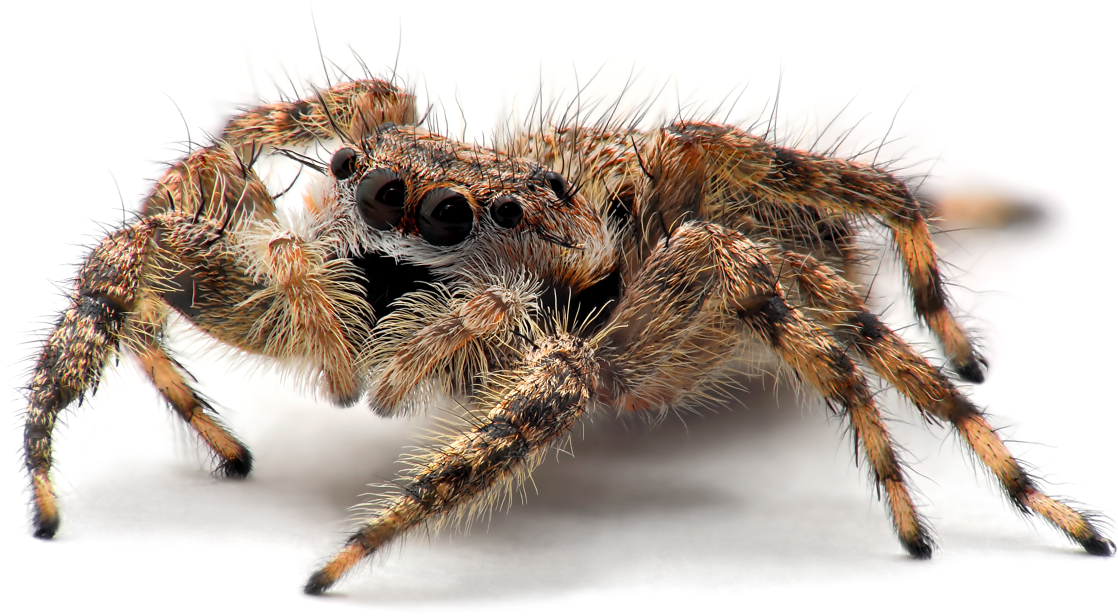
#> input picture images/PlatycryptusUndatusFemale.jpg, 3354 x 1848 px (shown at 1/3 size)
$ python recon1_bayer_rgb.py
#> lines starting #> are read from the running program, lines starting #| are printed output that depends on the picture
### filter_array_recon_lib.py
from numpy import *
import matplotlib.pyplot as plt
import matplotlib.cm as cm
from imageio import imread
from numpy.fft import fft2, ifft2, fftshift, ifftshift, fftfreq
from scipy.ndimage import gaussian_filter, uniform_filter
from skimage.transform import resize
import matplotlib.pyplot as plt
import struct

## Use image origin at bottom left.
import matplotlib as mpl
mpl.rcParams['image.origin'] = 'lower'

## ============================================================
def iseven(x):
    return (x % 2 == 0)

## ============================================================
def isodd(x):
    return (x % 2 != 0)

## ===============================================================================================
# [38 lines left out: functions is_number, image_binning, image_blur, not called in this run]

## ============================================================
def draw_bayer_fft_circles(Nx,Ny, normalize=False):
    ## Draw circles (or ellipses, if Nx != Ny).

    (Px,Py) = (Nx//2, Ny//2)
    (Mx,My) = (Px//2, Py//2)

    if normalize:
        radius = 0.5
        cen1 = ( 0, 0)
        cen2 = ( 1, 0)
        cen3 = (-1, 0)
        cen4 = ( 0,-1)
        cen5 = ( 0, 1)
        cen6 = ( 1, 1)
        cen7 = (-1,-1)
        cen8 = (-1, 1)
        cen9 = ( 1,-1)
    else:
        radius = Px-Mx
        cen1 = ((Nx-1)/2, (Ny-1)/2)
        cen2 = (Nx-1, (Ny-1)/2)
        cen3 = (0.0, (Ny-1)/2)
        cen4 = ((Nx-1)/2, 0.0)
        cen5 = ((Nx-1)/2, (Ny-1))
        cen6 = ((Nx-1), (Ny-1))
        cen7 = (0.0, 0.0)
        cen8 = (0.0, (Ny-1))
        cen9 = ((Nx-1), 0.0)

    thetas = linspace(0.0, 2.0*pi, 200)
    x1 = cen1[1] + radius * cos(thetas)
    y1 = cen1[0] + radius * sin(thetas)

    thetas = linspace(pi, 2.0*pi, 100)
    x2 = cen2[1] + radius * cos(thetas)
    y2 = cen2[0] + radius * sin(thetas)

    thetas = linspace(0.0, pi, 100)
    x3 = cen3[1] + radius * cos(thetas)
    y3 = cen3[0] + radius * sin(thetas)

    thetas = linspace(3.0*pi/2.0, 5.0*pi/2.0, 100)
    x4 = cen4[1] + radius * cos(thetas)
    y4 = cen4[0] + radius * sin(thetas)

    thetas = linspace(pi/2.0, 3.0*pi/2.0, 100)
    x5 = cen5[1] + radius * cos(thetas)
    y5 = cen5[0] + radius * sin(thetas)

    thetas = linspace(pi, 3.0*pi/2.0, 100)
    x6 = cen6[1] + radius * cos(thetas)
    y6 = cen6[0] + radius * sin(thetas)

    thetas = linspace(0.0, pi/2.0, 100)
    x7 = cen7[1] + radius * cos(thetas)
    y7 = cen7[0] + radius * sin(thetas)

    thetas = linspace(pi/2.0, pi, 100)
    x8 = cen8[1] + radius * cos(thetas)
    y8 = cen8[0] + radius * sin(thetas)

    thetas = linspace(3.0*pi/2.0, 2.0*pi, 100)
    x9 = cen9[1] + radius * cos(thetas)
    y9 = cen9[0] + radius * sin(thetas)

    plt.plot(x1, y1, 'k-', lw=3)
    plt.plot(x2, y2, 'b-', lw=3)
    plt.plot(x3, y3, 'b-', lw=3)
    plt.plot(x4, y4, 'r-', lw=3)
    plt.plot(x5, y5, 'r-', lw=3)
    plt.plot(x6, y6, 'g-', lw=3)
    plt.plot(x7, y7, 'g-', lw=3)
    plt.plot(x8, y8, 'g-', lw=3)
    plt.plot(x9, y9, 'g-', lw=3)

    return

## ============================================================
# [46 lines left out: function draw_monopol_fft_circles, not called in this run]

## ============================================================
def closest_n_divisible_by_m(n, m):
    ## Find the number closest to n and divisible by m.
    q = int(n / m)

    ## n1 = first possible closest number, n2 = secon possible number. Then check which one to use.
    n1 = m * q

    if((n * m) > 0) :
        n2 = (m * (q + 1))
    else :
        n2 = (m * (q - 1))

    ## If the statement below is true, then n1 is the number we want.
    if (abs(n - n1) < abs(n - n2)) :
        res = n1
    else:
        res = n2

    ## If the result is larger than n, then subtract m to get the nearest lower value.
    if (res > n):
        res -= m

    return(res)

## ============================================================
def evencrop(input_img, verbose=False):
    ## Crop pixels from an image until its dimensions reach an even factor of 2 (a factor of 8 to be precise).

    img = array(input_img)
    (Nx,Ny,_) = img.shape

    new_Nx = closest_n_divisible_by_m(Nx, 8)
    new_Ny = closest_n_divisible_by_m(Ny, 8)

    if (new_Nx != Nx):
        img = img[0:new_Nx,:,:]
    if (new_Ny != Ny):
        img = img[:,0:new_Ny,:]

    if verbose:
        print(f'Cropping original (Nx,Ny)=({Nx},{Ny}) to ({new_Nx},{new_Ny})')

    return(img)

## ============================================================
def naive_bayer_recon(raw_img, origin='G', upsample=False):
    ## From a Bayer-sampled raw image, map every other pixel into the output registered color image (i.e. datacube).
    ## This will produce an image that is half the size of the original. However, if choosing "upsample=True", then
    ## the algorithm is followed by a 2x upsampling step to recover the original image size. (Which makes comparison
    ## far easier!)

    (Nx,Ny) = raw_img.shape
    out = zeros((Nx//2,Ny//2,3), raw_img.dtype)
    (Nx_out,Ny_out,_) = out.shape

    if (origin == 'G'):
        red = raw_img[1::2,0::2]
        green1 = raw_img[0::2,0::2]
        green2 = raw_img[1::2,1::2]
        blue = raw_img[0::2,1::2]
    elif (origin == 'R'):
        red = raw_img[0::2,0::2]
        green1 = raw_img[0::2,1::2]
        green2 = raw_img[1::2,0::2]
        blue = raw_img[1::2,1::2]

    if (red.shape != out.shape):
        red = red[:Nx_out,:Ny_out]
    if (green1.shape != out.shape):
        green1 = green1[:Nx_out,:Ny_out]
    if (green2.shape != out.shape):
        green2 = green2[:Nx_out,:Ny_out]
    if (blue.shape != out.shape):
        blue = blue[:Nx_out,:Ny_out]

    out[:,:,0] = red
    out[:,:,1] = ((float32(green1) + float32(green2)) / 2.0).astype(raw_img.dtype)
    out[:,:,2] = blue

    ## Naive-sampling will naturally lead to having half as many pixels as the original image had.
    ## If we then upsample by a factor of two, then we can recover the original image size.
    if upsample:
        out = resize(out, (Nx,Ny,3), preserve_range=True)

    return(out)

## ============================================================
def generate_bayer_modulation_functions(Nx, Ny, origin='G', show=False):
    ## Generate the three sampling modulation functions for the Bayer color filter array.
    (mm,nn) = indices((Nx,Ny))

    if (origin == 'R'):     ## red is at the origin pixel
        mu_r = 0.25 * (1.0 + cos(pi * mm)) * (1.0 + cos(pi * nn))
        mu_g = 0.5 * (1.0 - cos(pi * mm) * cos(pi * nn))
        mu_b = 0.25 * (1.0 - cos(pi * mm)) * (1.0 - cos(pi * nn))
    elif (origin == 'G'):   ## green is at the origin pixel
        mu_r = 0.25 * (1.0 - cos(pi * mm)) * (1.0 + cos(pi * nn))
        mu_g = 0.5 * (1.0 + cos(pi * mm) * cos(pi * nn))
        mu_b = 0.25 * (1.0 + cos(pi * mm)) * (1.0 - cos(pi * nn))

    if show:
        plt.figure('mu_r[:6,:6]')
        plt.imshow(mu_r[:6,:6])
        plt.colorbar()

        plt.figure('mu_g[:6,:6]')
        plt.imshow(mu_g[:6,:6])
        plt.colorbar()

        plt.figure('mu_b[:6,:6]')
        plt.imshow(mu_b[:6,:6])
        plt.colorbar()

        mu_all = zeros((Nx,Ny,3), 'uint8')
        mu_all[abs(mu_r - 1.0) < 0.1, 0] = 255
        mu_all[abs(mu_g - 1.0) < 0.1, 1] = 255
        mu_all[abs(mu_b - 1.0) < 0.1, 2] = 255

        plt.figure('mu_all[:6,:6]')
        plt.imshow(mu_all[:6,:6])

    return(mu_r, mu_g, mu_b)

## ============================================================
def generate_sampled_image_from_datacube(dcb, sampling_functions, zoom_region=None, show=False):
    ## Given an input registered color image (i.e. a datacube), sample each color plane of the input to simulate
    ## a Bayer-filter-sampled raw image.

    nfunc = len(sampling_functions)
    (Nx,Ny,_) = dcb.shape
    sampled_img = zeros((Nx,Ny), 'float32')
    zoombox = zoom_region

    ## The three "sampling_functions" are for the R, G, and B pixels.
    for i in range(nfunc):
        sampled_img += dcb[:,:,i] * sampling_functions[i]

    if show:
        plt.figure('raw_sampled_img')
        plt.imshow(sampled_img)
        plt.colorbar()

        color_sampled_img = zeros((Nx,Ny,nfunc), 'uint8')
        for i in range(nfunc):
            color_sampled_img[:,:,i] = dcb[:,:,i] * sampling_functions[i]

        plt.figure('color-coded_sampled_img')
        plt.imshow(color_sampled_img)

        if zoom_region is not None:
            plt.figure('color-coded_sampled_img_zoom')
            plt.imshow(color_sampled_img[zoombox[0]:zoombox[1],zoombox[2]:zoombox[3]])
            plt.axis('off')

    return(uint8(sampled_img))

## ============================================================
def fourier_bayer_recon(raw_img, origin='G', masktype='rect', show=False):
    ## Use the Fourier shift-and-mask approach to reconstructing the Bayer-sampled image.

    fft_img = fftshift(fft2(raw_img))
    (Nx,Ny) = fft_img.shape
    print('Nx,Ny=', Nx, Ny)

    mask = create_mask_function(Nx, Ny, Nx//2, Ny//2, masktype=masktype, show=False)
    (Px,Py) = (Nx//2, Ny//2)

    ## Here is the Fourier reconstruction code. We shift the Fourier-domain image, mask it, then inverse transform.
    ## Finally, we combine the channels to reconstruct individual color channels from the luminance and chrominance
    ## images.
    c00 = real(ifft2(ifftshift(fft_img * mask)))
    c01 = real(ifft2(ifftshift(roll(fft_img, -Px, axis=0) * mask)))
    c10 = real(ifft2(ifftshift(roll(fft_img, -Py, axis=1) * mask)))
    c11 = real(ifft2(ifftshift(roll(roll(fft_img, -Py, axis=1), -Px, axis=0) * mask)))

    if (origin == 'R'):     ## red at (0,0)
        R = c00 + c11 + c01 - c10
        G = c00 - c11
        B = c00 + c11 - c01 + c10
    elif (origin == 'G'):   ## green at (0,0)
        R = c00 - c11 - c01 + c10
        G = c00 + c11
        B = c00 - c11 + c01 - c10

    ## Finally, insert the three color planes into a single integrated color image (i.e. "datacube").
    out = zeros((Nx,Ny,3), 'float32')
    out[:,:,0] = R
    out[:,:,1] = G
    out[:,:,2] = B

    if show:
        ## If we use "f2abs = log1p(abs(fft_img))" then we may get divide-by-zero warnings. To prevent this, use "where".
        f2abs = log1p(abs(fft_img))
        plt.figure('log1p(abs(fft_img))')
        plt.imshow(f2abs, extent=[-1,1,-1,1], vmin=0, vmax=17, aspect='auto')
        plt.xticks([-1,-0.5,0,0.5,1], ['-1','-1/2','0','1/2','1'])
        plt.yticks([-1,-0.5,0,0.5,1], ['-1','-1/2','0','1/2','1'])
        plt.xlabel('x-axis frequencies (Nyquist units)')
        plt.ylabel('y-axis frequencies (Nyquist units)')
        plt.colorbar()

        ## The lines showing where the cross-sections are taken from.
        plt.plot([-1.0,1.0], [0.0,0.0], 'r--')
        plt.plot([0.0,0.0], [-1.0,1.0], 'b--')
        plt.plot([-1.0,1.0], [-1.0,1.0], 'g--')

        ## Next draw circles around the center of each channel.
        draw_bayer_fft_circles(Nx,Ny, normalize=True)

        ## Get the pixels along the image diagonal, so we can take a diagonal cross-section.
        (mm,nn) = indices((Nx,Ny))
        r = sqrt((mm-(Nx/2.0))**2 + (nn-(Ny/2.0))**2)
        diagonal_line_mask = (mm == uint(nn * Nx / Ny))
        Ndiag = sum(diagonal_line_mask)
        diag_dist = r[diagonal_line_mask]
        diag_dist[arange(Ndiag) < (Ndiag/2)] *= -1.0

        plt.figure('abs(fft_img)_cross-section')
        plt.plot(arange(Ny)-(Ny/2), f2abs[Nx//2,:], alpha=0.75, label='horiz slice')
        plt.plot(arange(Nx)-(Nx/2), f2abs[:,Ny//2], alpha=0.75, label='vert slice')
        plt.plot(diag_dist, f2abs[diagonal_line_mask], alpha=0.75, label='diag slice')
        plt.xlabel('pixel distance along frequency axis')
        plt.ylabel('Fourier domain absolute value (log scale)')
        plt.legend()

        plt.figure('fourier_domain_mask')
        ax = plt.axes(projection='3d')
        (xx,yy) = float32(indices((Nx,Ny)))
        xx -= Nx / 2
        yy -= Ny / 2
        xx /= Nx / 2
        yy /= Ny / 2
        ax.plot_wireframe(xx, yy, mask, lw=0.75)
        ax.set_zlim((0.0,1.0))

    return(out)

## ===============================================================================================
# [29 lines left out: function read_sony_binary_image, not called in this run]

## ============================================================
def truncate_rgb_float_to_uint8(floatimg):
    rgb_img = array(floatimg)
    rgb_img[rgb_img > 255.0] = 255.0
    rgb_img[rgb_img < 0.0] = 0.0
    rgb_img = uint8(rgb_img)
    return(rgb_img)

## ============================================================
# [536 lines left out: functions draw_quadbayer_fft_circles, generate_quadbayer_modulation_functions, naive_quadbayer_recon, fourier_quadbayer_recon, simulate_quadbayer_rawimg_from_dcb, read_binary_image and 4 more, not called in this run]

## ===============================================================================================
def create_mask_function(Nx, Ny, Mx, My, masktype, show=False):
    (Px,Py) = (Nx//2, Ny//2)
    mask = zeros((Nx,Ny), 'float32')

    if (masktype == 'rect'):
        mask[Px-(Mx//2):Px+(Mx//2), Py-(My//2):Py+(My//2)] = 1.0
        return(mask)
    elif (masktype == 'hanning'):
        wx = hanning(Mx)
        wy = hanning(My)
    elif (masktype == 'hamming'):
        wx = hamming(Mx)
        wy = hamming(My)
    elif (masktype == 'blackman'):
        wx = blackman(Mx)
        wy = blackman(My)
    elif (masktype == 'supergauss'):
        from scipy import signal
        wx = signal.general_gaussian(Mx, p=3.0, sig=Mx/2.9)
        wy = signal.general_gaussian(My, p=3.0, sig=My/2.9)

    window2d = outer(wx,wy)
    mask[Px-(Mx//2):Px+(Mx//2), Py-(My//2):Py+(My//2)] = window2d

    if show:
        plt.figure('window_function_1d')
        plt.plot(linspace(-(Mx//2),+(Mx//2)-1,Mx), wx)
        plt.plot(linspace(-(My//2),+(My//2)-1,My), wy)

        (xx,yy) = indices((Nx,Ny))
        plt.figure('window_function_2d')
        ax = plt.axes(projection='3d')
        ax.plot_wireframe(xx, yy, mask, lw=0.75)

    return(mask)

## ===========================================================================================
# [249 lines left out: functions naive_rgbpol_recon, calc_normstokes, fourier_rgbpol_recon, draw_rgbpol_fft_circles, not called in this run]

### recon1_bayer_rgb.py
from numpy import *
import matplotlib.pyplot as plt
import matplotlib.cm as cm
from imageio import imread
import matplotlib.pyplot as plt
import filter_array_recon_lib as far

## Use image origin at bottom left.
import matplotlib as mpl
mpl.rcParams['image.origin'] = 'lower'

show_mod_figures = False
show_fourier_figures = True
binning = 1     ## '1' means no binning
blurring = 0    ## '0' means no blurring
origin = ['G', 'R'][0] ## G at (0,0), or R at (0,0)
window_function = ['rect','hanning','hamming','blackman','supergauss'][4]

filename = ['autumn_tree.jpg', 'spectrum.png', 'PlatycryptusUndatusFemale.jpg'][2]
img = imread('./images/'+filename)[::-1,:,:]        ## flip up-down to correct for origin at bottomleft

## Ensure that the image has dimensions with an even number of pixels.
if (binning > 1):
    img = far.image_binning(img)
img = far.evencrop(img)
(Nx,Ny,_) = img.shape
#> Nx = 1848; Ny = 3352

plt.figure('original_img')
plt.imshow(array(img))

#zoombox = [880,1080,1430,1630]     ## PlatycryptusUndatusFemale.jpg
#zoombox = [580,720,1220,1440]     ## PlatycryptusUndatusFemale.jpg
zoombox = [880,1080,1280,1480]     ## PlatycryptusUndatusFemale.jpg
if (binning > 1):
    zoombox = array(zoombox) // 2
plt.plot([zoombox[2],zoombox[3],zoombox[3],zoombox[2],zoombox[2]], [zoombox[0],zoombox[0],zoombox[1],zoombox[1],zoombox[0]], '-', color=[0,1,0], lw=3)

plt.figure('img_zoom')
plt.imshow(img[zoombox[0]:zoombox[1],zoombox[2]:zoombox[3],:])
plt.axis('off')

mu_funcs = far.generate_bayer_modulation_functions(Nx, Ny, origin, show=show_mod_figures)
raw_img = far.generate_sampled_image_from_datacube(img, mu_funcs, zoom_region=zoombox, show=True)
#> after the loop in generate_sampled_image_from_datacube, `for i in range(nfunc):`:
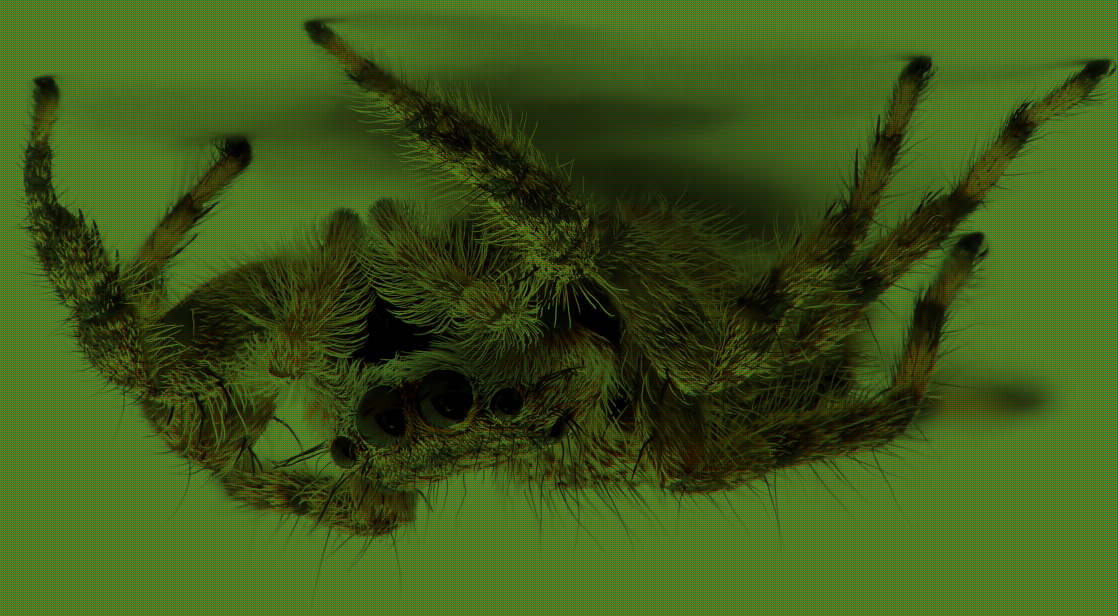
#> color_sampled_img: shape (1848, 3352, 3) (shown at 1/3 size); mean R, G, B 48.7, 91.6, 43.6
fourier_recon_float = far.fourier_bayer_recon(raw_img, masktype=window_function, show=show_fourier_figures)
#| Nx,Ny= 1848 3352
fourier_recon = far.truncate_rgb_float_to_uint8(fourier_recon_float)
naive_recon_float = far.naive_bayer_recon(raw_img, origin=origin, upsample=True)
#> in naive_bayer_recon, `blue = raw_img[0::2,1::2]`:
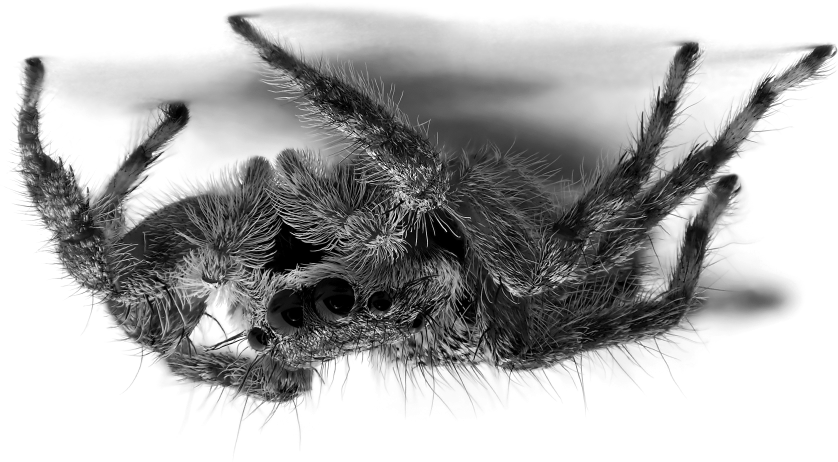
#> blue: shape (924, 1676) (shown at 1/2 size); min 0, max 255, mean 174.3
#> in naive_bayer_recon, `out[:,:,1] = ((float32(green1) + float32(green2)) / 2.0).astype(raw_im..`:
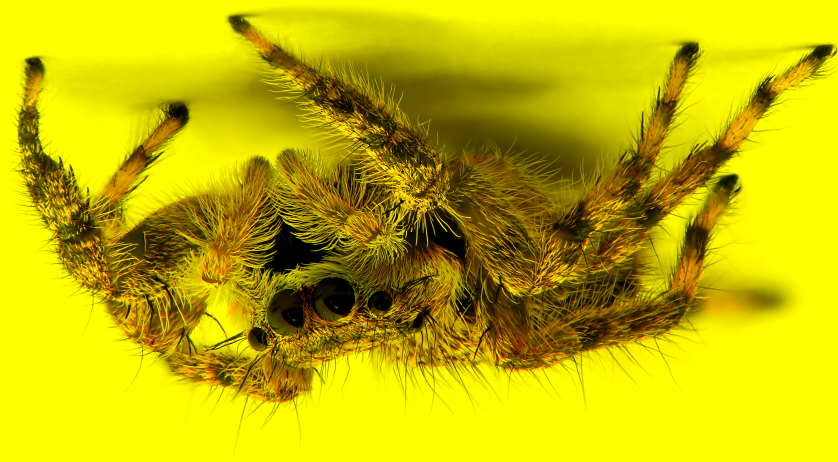
#> out: shape (924, 1676, 3) (shown at 1/2 size); mean of channels 0, 1, 2 194.8, 183.1, 0; drawn as R, G, B
naive_recon = far.truncate_rgb_float_to_uint8(naive_recon_float)

img_zoom = img[zoombox[0]:zoombox[1],zoombox[2]:zoombox[3],:]
fourier_recon_zoom = fourier_recon[zoombox[0]:zoombox[1],zoombox[2]:zoombox[3],:]
naive_recon_zoom = naive_recon[zoombox[0]:zoombox[1],zoombox[2]:zoombox[3],:]
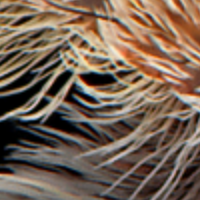
#> naive_recon_zoom: shape (200, 200, 3); mean of channels 0, 1, 2 119.4, 99.8, 84.2; drawn as R, G, B

plt.figure('fourier_recon_img')
plt.imshow(fourier_recon)
plt.plot([zoombox[2],zoombox[3],zoombox[3],zoombox[2],zoombox[2]], [zoombox[0],zoombox[0],zoombox[1],zoombox[1],zoombox[0]], '-', color=[0,1,0], lw=3)

plt.figure('fourier_recon_zoom')
plt.imshow(fourier_recon_zoom)
plt.axis('off')

# [4 lines of commented-out code are left out]

fourier_diff_quant = sum(float32(fourier_recon_zoom) - float32(img_zoom), axis=2)
plt.figure('fourier_diff_quant_zoom')
plt.imshow(fourier_diff_quant)
plt.axis('off')
plt.colorbar()

plt.figure('naive_recon')
plt.imshow(naive_recon)

plt.figure('naive_recon_zoom')
plt.imshow(naive_recon_zoom)
plt.axis('off')

# [4 lines of commented-out code are left out]

naive_diff_quant = sum(float32(naive_recon_zoom) - float32(img_zoom), axis=2)
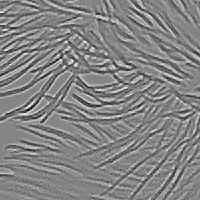
#> naive_diff_quant: shape (200, 200) float32; min -186, max 169, mean -1.8; drawn with min black and max white
plt.figure('naive_diff_quant_zoom')
plt.imshow(naive_diff_quant)
plt.axis('off')
plt.colorbar()

plt.show()
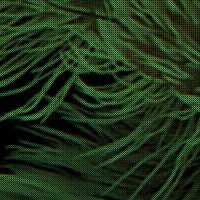
#> shown: shape (200, 200, 3); mean R, G, B 30, 50.3, 21.2
#> figure, not shown here; curve peaks at x = 0, y = 20.85; curve peaks at x = 0, y = 20.85; curve peaks at x = 0, y = 20.85
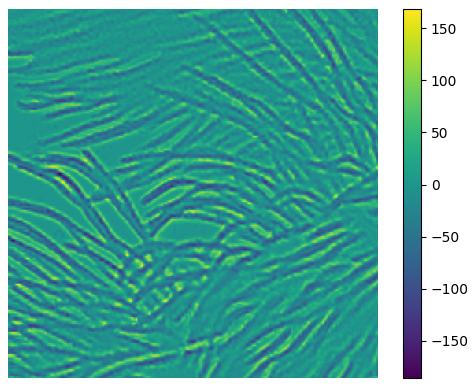
#> figure drawn by matplotlib, 2 panels
